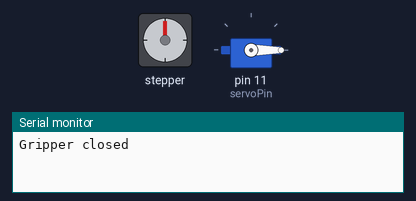
The sketch below on a simulated Arduino Uno, built with avr-gcc and run on an emulated ATmega328P. Shown: stepper motor, servo, the last lines printed to the serial monitor. Wiring (inferred from the names in the program): stepper motor (200 steps per turn assumed): coils pin 4, pin 6, pin 5, pin 7.

Above: at 0.1 s.
At 10.4 s:
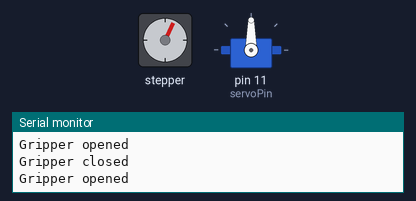
At 19.7 s:
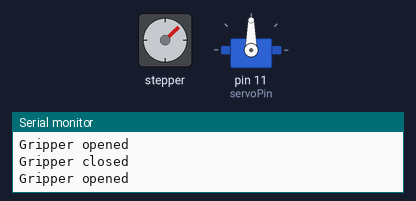
At 38.2 s:
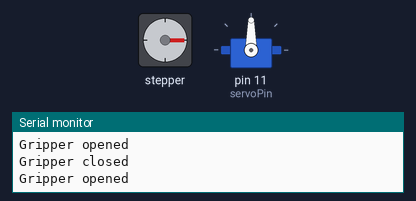
Timing chart, 0 to 40.0 s (numbered marks = the images above):
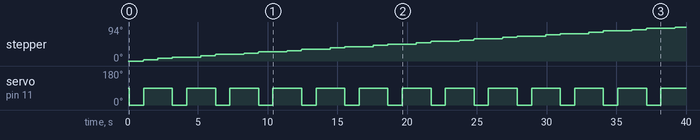

Measured:
- by itself, servo on pin 11 (servoPin): alternates 90° for 2.1 s and 0° for 1.0 s

The sketch:

IK_Demo__1_.ino
```cpp
#include <Servo.h>
#include <math.h>

// Constants
const int servoPin = 11;
const int stepperPins[3][2] = { {8, 9}, {6, 7}, {4, 5} }; // IN1-IN2 pairs for 3 stepper motors
const int stepsPerRevolution = 200; // Steps per full rotation
const double pi = 3.141592653589793;

// Arm dimensions (length of each segment in units)
const double g1 = 5.0, g2 = 6.0, g3 = 3.0;

// Variables
Servo gripper;
double currentAngles[3] = {0.0, 0.0, 0.0}; // Current angles for the arm (in radians)

void setup() {
    // Initialize the servo for the gripper
    gripper.attach(servoPin);
    gripper.write(90); // Start with the gripper open

    // Initialize the stepper motor pins
    for (int i = 0; i < 3; i++) {
        pinMode(stepperPins[i][0], OUTPUT);
        pinMode(stepperPins[i][1], OUTPUT);
    }

    // Serial monitor for debugging
    Serial.begin(9600);
}

void loop() {
    // Define positions: origin, pickup, and drop-off
    double origin[3] = {5.0, 5.0, 0.0};  // Origin position
    double pickup[3] = {6.0, 6.0, 0.0};  // Pickup position
    double dropoff[3] = {7.0, 7.0, 0.0}; // Drop-off position

    // Move to the pickup position
    moveToPosition(pickup);
    closeGripper(); // Grab the object
    delay(1000);

    // Move to the drop-off position
    moveToPosition(dropoff);
    openGripper(); // Release the object
    delay(1000);

    // Return to the origin position
    moveToPosition(origin);
    delay(1000);
}

void moveToPosition(double target[3]) {
    double targetAngles[3] = {0.0, 0.0, 0.0};

    // Calculate the target angles using inverse kinematics
    calculateIK(target[0], target[1], target[2], targetAngles);

    // Move each motor to the calculated angles
    moveSteppers(currentAngles, targetAngles);

    // Update the current angles
    for (int i = 0; i < 3; i++) {
        currentAngles[i] = targetAngles[i];
    }
}

void calculateIK(double x, double y, double z, double* angles) {
    // Inverse Kinematics calculations
    double r = sqrt(x * x + y * y);
    double R3 = sqrt(r * r + z * z);
    angles[0] = atan2(y, x); // Base rotation

    double C3 = (R3 * R3 - g1 * g1 - g2 * g2) / (2 * g1 * g2);
    C3 = constrain(C3, -1.0, 1.0); // Clamp value to [-1, 1]
    double S3 = sqrt(1 - C3 * C3);

    angles[2] = atan2(S3, C3); // Elbow joint
    double phi = atan2(z, r);
    double beta = atan2(g2 * S3, g1 + g2 * C3);
    angles[1] = phi - beta; // Shoulder joint
}

void moveSteppers(double* currentAngles, double* targetAngles) {
    for (int i = 0; i < 3; i++) {
        int currentSteps = (currentAngles[i] / (2 * pi)) * stepsPerRevolution;
        int targetSteps = (targetAngles[i] / (2 * pi)) * stepsPerRevolution;

        int stepsToMove = targetSteps - currentSteps;
        int direction = (stepsToMove > 0) ? HIGH : LOW;

        for (int j = 0; j < abs(stepsToMove); j++) {
            digitalWrite(stepperPins[i][0], direction);
            digitalWrite(stepperPins[i][1], !direction);
            delayMicroseconds(1000); // Adjust for speed
        }
    }
}

void openGripper() {
    gripper.write(90); // Open the gripper
    Serial.println("Gripper opened");
}

void closeGripper() {
    gripper.write(0); // Close the gripper
    Serial.println("Gripper closed");
}
```
